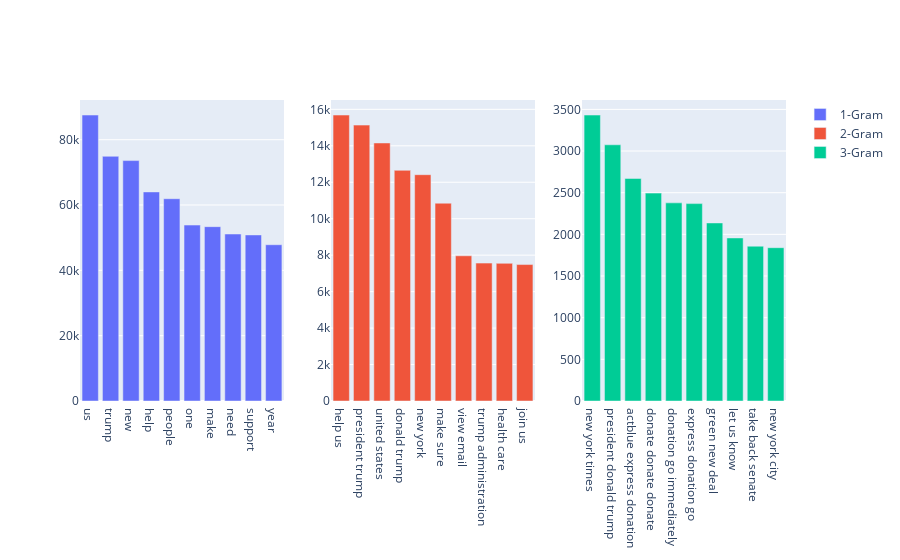

The notebook cell this image was saved under:
### Code cell
#Take a look at n-grams for entire dataset
import plotly.express as px
import plotly.graph_objects as go
from plotly.subplots import make_subplots

top_bigrams1 = pd.DataFrame(get_top_ngram(df['cleaned_body'],1)[:10],columns=['word','count'])
top_bigrams2 = pd.DataFrame(get_top_ngram(df['cleaned_body'],2)[:10],columns=['word','count'])
top_bigrams3 = pd.DataFrame(get_top_ngram(df['cleaned_body'],3)[:10],columns=['word','count'])

#Make subplots to display different slices of data all together on one plot
fig = make_subplots(rows=1, cols=3, start_cell="bottom-left")

fig.add_trace(go.Bar(x=top_bigrams1['word'], y=top_bigrams1['count'], name='1-Gram'),row=1, col=1)
fig.add_trace(go.Bar(x=top_bigrams2['word'], y=top_bigrams2['count'], name='2-Gram'),row=1, col=2)
fig.add_trace(go.Bar(x=top_bigrams3['word'], y=top_bigrams3['count'], name='3-Gram'),row=1, col=3)

fig.show()

### Figure 1 — Plotly figure (JSON) as saved in the notebook; plotly's stock layout.template omitted (floating-point values rounded to 4 significant figures)
{"data": [{"name": "1-Gram", "type": "bar", "x": ["us", "trump", "new", "help", "people", "one", "make", "need", "support", "year"], "xaxis": "x", "y": [87549, 74915, 73610, 64016, 61931, 53864, 53376, 51128, 50845, 47847], "yaxis": "y"}, {"name": "2-Gram", "type": "bar", "x": ["help us", "president trump", "united states", "donald trump", "new york", "make sure", "view email", "trump administration", "health care", "join us"], "xaxis": "x2", "y": [15687, 15135, 14155, 12654, 12415, 10851, 7966, 7564, 7552, 7485], "yaxis": "y2"}, {"name": "3-Gram", "type": "bar", "x": ["new york times", "president donald trump", "actblue express donation", "donate donate donate", "donation go immediately", "express donation go", "green new deal", "let us know", "take back senate", "new york city"], "xaxis": "x3", "y": [3432, 3075, 2671, 2495, 2378, 2369, 2137, 1957, 1858, 1840], "yaxis": "y3"}], "layout": {"xaxis": {"anchor": "y", "domain": [0, 0.2889]}, "xaxis2": {"anchor": "y2", "domain": [0.3556, 0.6444]}, "xaxis3": {"anchor": "y3", "domain": [0.7111, 1]}, "yaxis": {"anchor": "x", "domain": [0, 1]}, "yaxis2": {"anchor": "x2", "domain": [0, 1]}, "yaxis3": {"anchor": "x3", "domain": [0, 1]}}}
